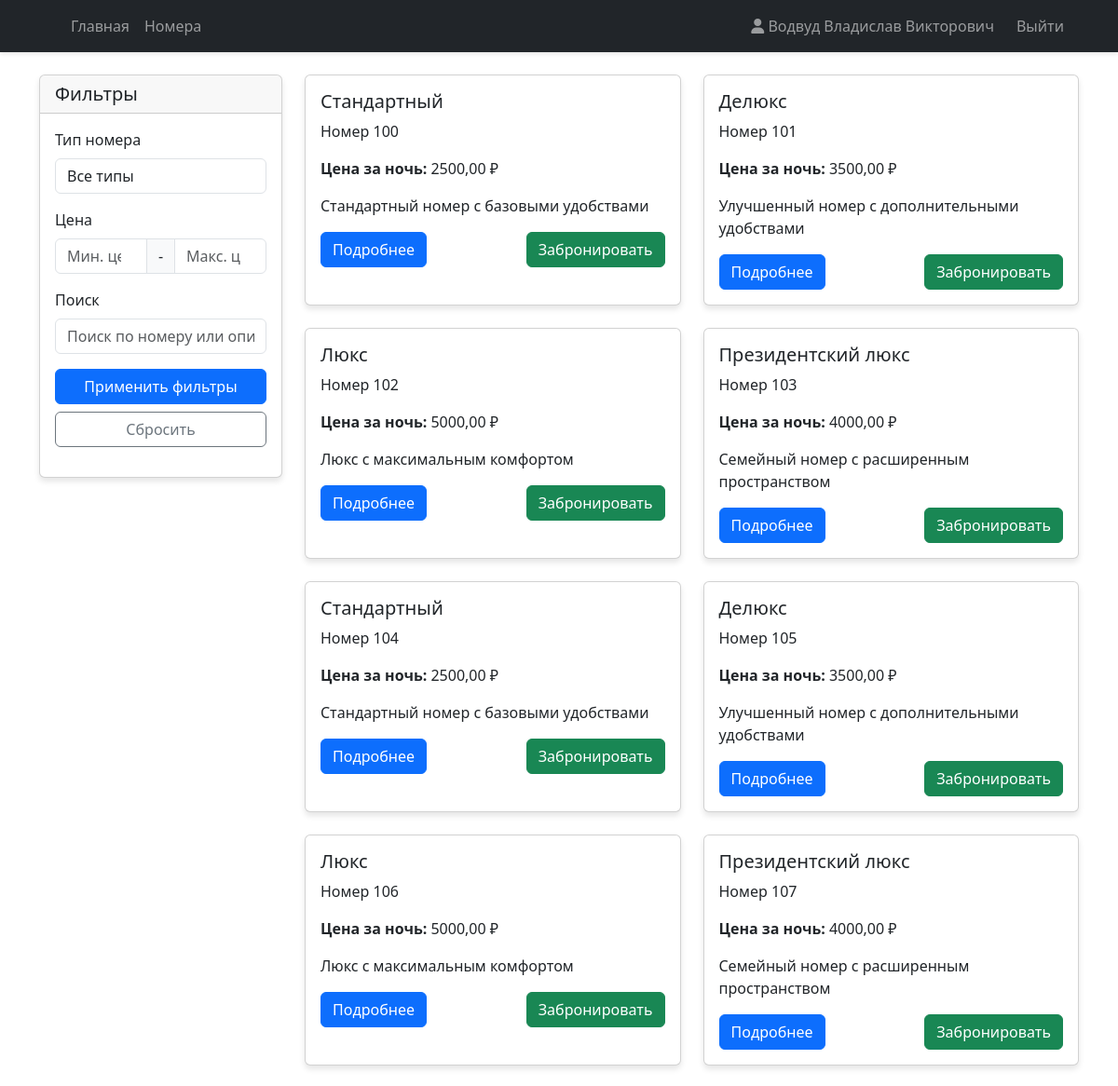
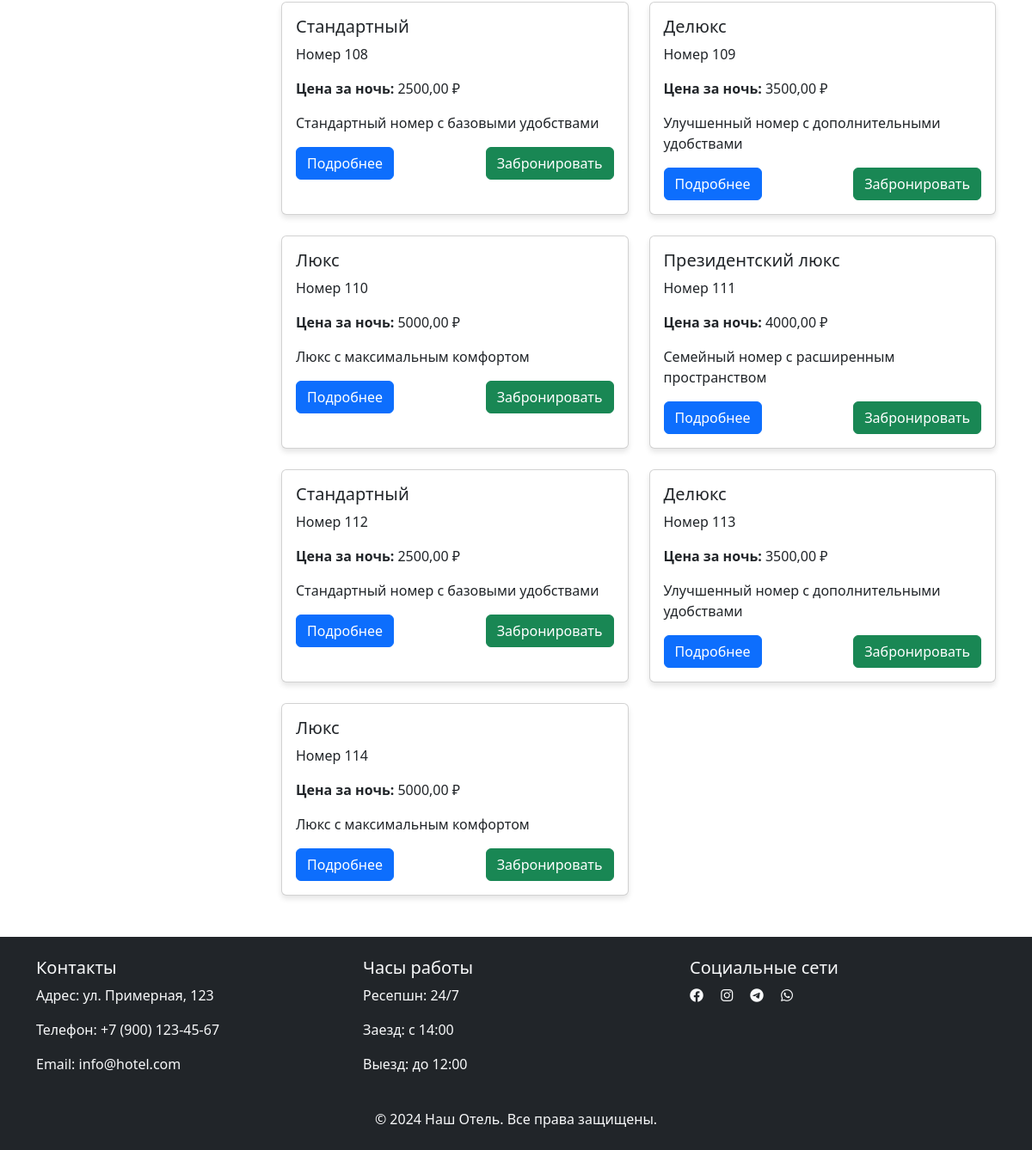
The app's page /rooms/ (signed in) with its own data (2 pictures, top to bottom).
### main/models.py (models this page shows, shortened)
class User(AbstractUser):
    phone = models.CharField(max_length=12, unique=True)
    email = models.EmailField(max_length=100, null=True, blank=True, verbose_name="Электронная почта")
    full_name = models.CharField(max_length=100)
    photo = models.ImageField(upload_to='user_photos/', null=True, blank=True)
    role = models.ForeignKey(Role, on_delete=models.SET_NULL, null=True, blank=True)
    registration_date = models.DateField(auto_now_add=True, verbose_name="Дата регистрации")
    is_active = models.BooleanField(default=True)
    is_staff = models.BooleanField(default=False)
    is_admin = models.BooleanField(default=False)
    USERNAME_FIELD = 'phone'
    REQUIRED_FIELDS = ['full_name']
    objects = CustomUserManager()
    class Meta:
        verbose_name = 'Пользователь'
        verbose_name_plural = 'Пользователи'
        db_table = 'Users'

class Room(models.Model):
    ROOM_TYPES = [
        ('standard', 'Стандартный'),
        ('deluxe', 'Делюкс'),
        ('suite', 'Люкс'),
        ('presidential', 'Президентский люкс'),
    ]
    room_number = models.CharField(max_length=10, unique=True, verbose_name="Номер")
    room_type = models.CharField(max_length=20, choices=ROOM_TYPES, verbose_name="Тип номера")
    price = models.DecimalField(max_digits=10, decimal_places=2, validators=[MinValueValidator(0)], verbose_name="Цена")
    description = models.TextField(verbose_name="Описание")
    image = models.ImageField(upload_to='room_images/', null=True, blank=True, verbose_name="Изображение")
    has_fridge = models.BooleanField(default=False, verbose_name='Холодильник')
    has_minibar = models.BooleanField(default=True, verbose_name='Мини-бар')
    has_bathroom = models.BooleanField(default=True, verbose_name='Ванная комната')
    has_air_conditioning = models.BooleanField(default=True, verbose_name='Кондиционер')
    has_tv = models.BooleanField(default=True, verbose_name='Телевизор')
    has_kettle = models.BooleanField(default=True, verbose_name='Чайник')
    has_wifi = models.BooleanField(default=True, verbose_name='Wi-Fi')
    has_safe = models.BooleanField(default=True, verbose_name='Сейф')
    has_balcony = models.BooleanField(default=False, verbose_name='Балкон')
    has_jacuzzi = models.BooleanField(default=False, verbose_name='Джакузи')
    has_kitchen = models.BooleanField(default=False, verbose_name='Кухня')
    has_office = models.BooleanField(default=False, verbose_name='Офис')
    has_pool = models.BooleanField(default=False, verbose_name='Бассейн')
    has_terrace = models.BooleanField(default=False, verbose_name='Тераса')
    has_sea_view = models.BooleanField(default=False, verbose_name='Вид на море')
    has_city_view = models.BooleanField(default=False, verbose_name='Вид на город')
    has_garden_view = models.BooleanField(default=False, verbose_name='Вид на сад')
    is_available = models.BooleanField(default=True, verbose_name="Доступен")
    class Meta:
        verbose_name = 'Номер'
        verbose_name_plural = 'Номера'
        db_table = 'Rooms'

### main/views.py (the view)
# urls.py: path('rooms/', views.rooms, name='rooms'),
@login_required
def rooms(request):
    form = RoomFilterForm(request.GET)
    rooms = Room.objects.filter(is_available=True)  # Показываем только доступные номера
    if form.is_valid():
        room_type = form.cleaned_data.get('room_type')
        min_price = form.cleaned_data.get('min_price')
        max_price = form.cleaned_data.get('max_price')
        search_query = form.cleaned_data.get('search')
        if room_type:
            rooms = rooms.filter(room_type=room_type)
        if min_price:
            rooms = rooms.filter(price__gte=min_price)
        if max_price:
            rooms = rooms.filter(price__lte=max_price)
        if search_query:
            room_types = dict(Room.ROOM_TYPES)
            rooms = rooms.filter(room_type__in=[
                room_type for room_type, display_name in room_types.items()
                if search_query.lower() in display_name.lower()
            ])
    return render(request, 'main/rooms.html', {
        'rooms': rooms,
        'form': form
    })

### main/forms.py
class RoomFilterForm(forms.Form):
    room_type = forms.ChoiceField(
        choices=[('', 'Все типы')] + Room.ROOM_TYPES,
        required=False,
        widget=forms.Select(attrs={'class': 'form-control'})
    )
    min_price = forms.DecimalField(
        required=False,
        widget=forms.NumberInput(attrs={'class': 'form-control', 'placeholder': 'Мин. цена'})
    )
    max_price = forms.DecimalField(
        required=False,
        widget=forms.NumberInput(attrs={'class': 'form-control', 'placeholder': 'Макс. цена'})
    )
    search = forms.CharField(
        required=False,
        widget=forms.TextInput(attrs={'class': 'form-control', 'placeholder': 'Поиск по номеру или описанию'})
    )

### main/templates/main/rooms.html (shortened to what this page needs)
{% extends 'main/base.html' %}
{% load static %}
{% block content %}
<div class="container mt-4">
    <div class="row">
        <div class="col-md-3">
            <div class="card">
                <div class="card-header">
                    <h5 class="card-title mb-0">Фильтры</h5>
                </div>
                <div class="card-body">
                    <form method="get" class="mb-3">
                        <div class="mb-3">
                            <label for="{{ form.room_type.id_for_label }}" class="form-label">Тип номера</label>
                            {{ form.room_type }}
                        </div>
                        <div class="mb-3">
                            <label for="{{ form.min_price.id_for_label }}" class="form-label">Цена</label>
                            <div class="input-group">
                                {{ form.min_price }}
                                <span class="input-group-text">-</span>
                                {{ form.max_price }}
                            </div>
                        </div>
                        <div class="mb-3">
                            <label for="{{ form.search.id_for_label }}" class="form-label">Поиск</label>
                            {{ form.search }}
                        </div>
                        <button type="submit" class="btn btn-primary w-100">Применить фильтры</button>
                        <a href="{% url 'rooms' %}" class="btn btn-outline-secondary w-100 mt-2">Сбросить</a>
                    </form>
                </div>
            </div>
        </div>
        <div class="col-md-9">
            <div class="row row-cols-1 row-cols-md-2 g-4">
                {% for room in rooms %}
                <div class="col">
                    <div class="card h-100 room-card">
                        <div class="card-body">
                            <h5 class="card-title">{{ room.get_room_type_display }}</h5>
                            <p class="card-text">Номер {{ room.room_number }}</p>
                            <p class="card-text"><strong>Цена за ночь:</strong> {{ room.price }} ₽</p>
                            <p class="card-text">{{ room.description|truncatewords:20 }}</p>
                            <div class="d-flex justify-content-between align-items-center">
                                <a href="{% url 'room_detail' room.pk %}" class="btn btn-primary">Подробнее</a>
                                <a href="{% url 'book_room' room.pk %}" class="btn btn-success">Забронировать</a>
                            </div>
                        </div>
                    </div>
                </div>
                {% empty %}
                <div class="col-12">
                    <div class="alert alert-info">
                        Номеров, соответствующих вашим критериям, не найдено.
                    </div>
                </div>
                {% endfor %}
            </div>
        </div>
    </div>
</div>
{% endblock %}

### main/templates/main/base.html (shortened to what this page needs)
{% load static %}
<!DOCTYPE html>
<html lang="ru">
<head>
    <link href="https://cdn.jsdelivr.net/npm/bootstrap@5.3.0/dist/css/bootstrap.min.css" rel="stylesheet">
    <link href="https://cdnjs.cloudflare.com/ajax/libs/font-awesome/6.0.0/css/all.min.css" rel="stylesheet">
</head>
<body>
    <nav class="navbar navbar-expand-lg navbar-dark bg-dark">
        <div class="container">
            <a class="navbar-brand" href="{% url 'home' %}">
            </a>
            <div class="collapse navbar-collapse" id="navbarNav">
                <ul class="navbar-nav me-auto">
                    <li class="nav-item">
                        <a class="nav-link" href="{% url 'home' %}">Главная</a>
                    </li>
                    <li class="nav-item">
                        <a class="nav-link" href="{% url 'rooms' %}">Номера</a>
                    </li>
                </ul>
                <ul class="navbar-nav">
                    {% if user.is_authenticated %}
                    <li class="nav-item">
                        <a class="nav-link" href="{% url 'profile' %}">
                            <i class="fas fa-user"></i> {{ user.full_name }}
                        </a>
                    </li>
                    <li class="nav-item">
                        <form method="post" action="{% url 'user_logout' %}" class="nav-link" style="margin: 0; padding: 0;">
                            <button type="submit" class="btn nav-link" style="background: none; border: none; margin: 0; padding: 8px 16px;">Выйти</button>
                        </form>
                    </li>
                    {% endif %}
                </ul>
            </div>
        </div>
    </nav>
    {% block content %}
    {% endblock %}
    <footer class="bg-dark text-light py-4 mt-5">
        <div class="container">
            <div class="row">
                <div class="col-md-4">
                    <h5>Контакты</h5>
                    <p>Адрес: ул. Примерная, 123</p>
                    <p>Телефон: +7 (900) 123-45-67</p>
                    <p>Email: info@hotel.com</p>
                </div>
                <div class="col-md-4">
                    <h5>Часы работы</h5>
                    <p>Ресепшн: 24/7</p>
                    <p>Заезд: с 14:00</p>
                    <p>Выезд: до 12:00</p>
                </div>
                <div class="col-md-4">
                    <h5>Социальные сети</h5>
                    <div class="social-links">
                        <a href="#" class="text-light me-3"><i class="fab fa-facebook"></i></a>
                        <a href="#" class="text-light me-3"><i class="fab fa-instagram"></i></a>
                        <a href="#" class="text-light me-3"><i class="fab fa-telegram"></i></a>
                        <a href="#" class="text-light"><i class="fab fa-whatsapp"></i></a>
                    </div>
                </div>
            </div>
            <div class="text-center mt-4">
                <p class="mb-0">&copy; 2024 Наш Отель. Все права защищены.</p>
            </div>
        </div>
    </footer>
</body>
</html>

### main/templates/main/base.html (style rules this page uses)
.room-card { transition: transform 0.2s; }
body { font-family: 'Segoe UI', Tahoma, Geneva, Verdana, sans-serif; }
.navbar { box-shadow: 0 2px 4px rgba(0,0,0,.1); }
.card { transition: transform 0.3s; box-shadow: 0 4px 6px rgba(0,0,0,.1); }

### records on screen
User: full_name "Водвуд Владислав Викторович"
Room: room_type "Стандартный", room_number "100", price "2500,00", description "Стандартный номер с базовыми удобствами"
Room: room_type "Делюкс", room_number "101", price "3500,00", description "Улучшенный номер с дополнительными удобствами"
Room: room_type "Люкс", room_number "102", price "5000,00", description "Люкс с максимальным комфортом"
Room: room_type "Президентский люкс", room_number "103", price "4000,00", description "Семейный номер с расширенным пространством"
Room: room_type "Стандартный", room_number "104", price "2500,00", description "Стандартный номер с базовыми удобствами"
Room: room_type "Делюкс", room_number "105", price "3500,00", description "Улучшенный номер с дополнительными удобствами"
Room: room_type "Люкс", room_number "106", price "5000,00", description "Люкс с максимальным комфортом"
Room: room_type "Президентский люкс", room_number "107", price "4000,00", description "Семейный номер с расширенным пространством"
Room: room_type "Стандартный", room_number "108", price "2500,00", description "Стандартный номер с базовыми удобствами"
Room: room_type "Делюкс", room_number "109", price "3500,00", description "Улучшенный номер с дополнительными удобствами"
Room: room_type "Люкс", room_number "110", price "5000,00", description "Люкс с максимальным комфортом"
Room: room_type "Президентский люкс", room_number "111", price "4000,00", description "Семейный номер с расширенным пространством"
Room: room_type "Стандартный", room_number "112", price "2500,00", description "Стандартный номер с базовыми удобствами"
Room: room_type "Делюкс", room_number "113", price "3500,00", description "Улучшенный номер с дополнительными удобствами"
Room: room_type "Люкс", room_number "114", price "5000,00", description "Люкс с максимальным комфортом"
